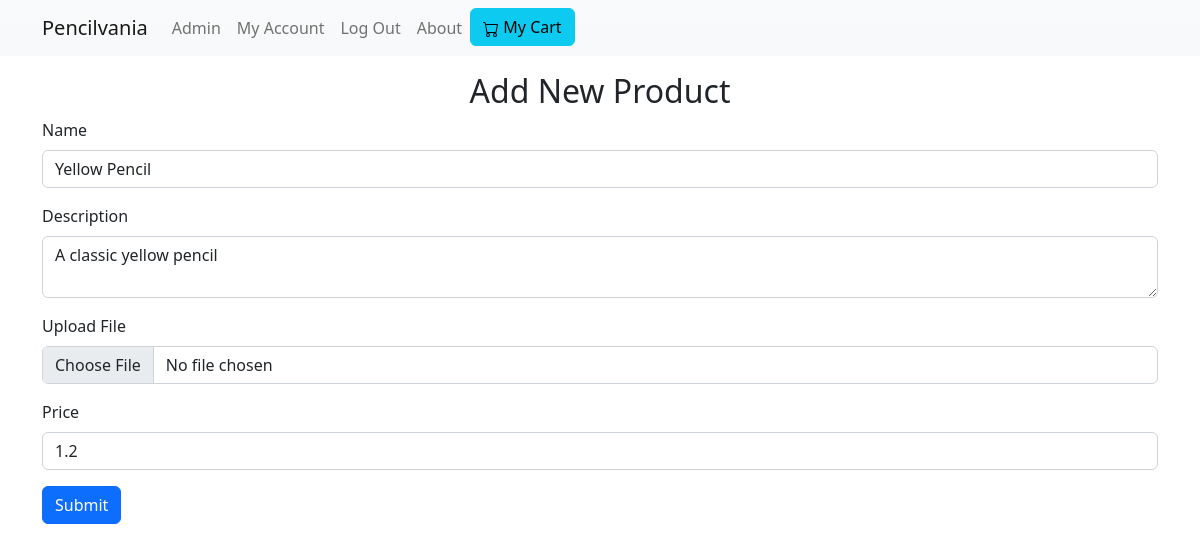
The page /admin/product/edit/1 (signed in) on the database its author committed.
### shop/models.py (models this page shows)
class Product(db.Model):
    id = db.Column(db.Integer, primary_key=True)
    name = db.Column(db.String(100), nullable=False)
    description = db.Column(db.String(100), nullable=False)
    filename = db.Column(db.String(100), nullable=False)
    price = db.Column(db.Float, nullable=False)
    price_id = db.Column(db.String(100), nullable=False)  # required by Stripe API

### shop/routes.py (the view, shortened to what this page needs)
@app.route("/admin/product/edit/<int:product_id>", methods=["GET", "POST"])
@admin_only
def edit_product(product_id):
    product = Product.query.get(product_id)
    form = ProductForm(obj=product)
    return render_template("edit-product.html", form=form, product_id=product_id)

### shop/forms.py
class ProductForm(FlaskForm):
    name = StringField("Name", validators=[DataRequired()])
    description = TextAreaField("Description", validators=[DataRequired()])
    image = FileField("Upload File",
                      validators=[FileRequired(),
                                  FileAllowed(images, 'Images only!')])
    price = FloatField("Price", validators=[DataRequired(),
                                            NumberRange(min=1), is_numeric])
    submit = SubmitField("Submit")

### shop/routes.py (called while the page is built)
def admin_only(func):
    @wraps(func)
    def inner(*args, **kwargs):
        try:
            if current_user.id == ADMIN_ID:
                return func(*args, **kwargs)
        except AttributeError:
            return abort(403)
    return inner

@login_manager.user_loader
def load_user(user_id):
    user = User.query.get(user_id)
    return user

### shop/templates/edit-product.html (shortened to what this page needs)
{% extends "index.html" %}
{% block content %}
<div class="container mt-3">
    <div class="container text-center">
        <h2>Add New Product</h2>
    </div>
    <form method="POST" action="{{ url_for('edit_product', product_id=product_id) }}" enctype="multipart/form-data">
        <div class="mb-3">
            {{ form.name.label(class="form-label") }}
            {% if form.errors.name %}
                {{ form.name(size=20, class="form-control is-invalid") }}
            {% else %}
                {{ form.name(size=20, class="form-control") }}
            {% endif %}
        </div>
        <div class="mb-3">
            {{ form.description.label(class="form-label") }}
            {% if form.errors.description %}
                {{ form.description(size=20, class="form-control is-invalid") }}
            {% else %}
                {{ form.description(class="form-control") }}
            {% endif %}
        </div>
        <div class="mb-3">
            {{ form.image.label(class="form-label") }}
            {% if form.errors.image %}
                {{ form.image(class="form-control is-invalid") }}
            {% else %}
                {{ form.image(class="form-control") }}
            {% endif %}
        </div>
        <div class="mb-3">
            {{ form.price.label(class="form-label") }}
            {% if form.errors.price %}
                {{ form.price(class="form-control is-invalid", type="number", step="0.01") }}
            {% else %}
                {{ form.price(class="form-control", type="number", step="0.01") }}
            {% endif %}
        </div>
        <div class="mb-3">
            {{ form.submit(class="btn btn-primary") }}
        </div>
    </form>
</div>
{% endblock %}

### rows shown on the page
Product: name "Yellow Pencil", description "A classic yellow pencil", price "1.2"
